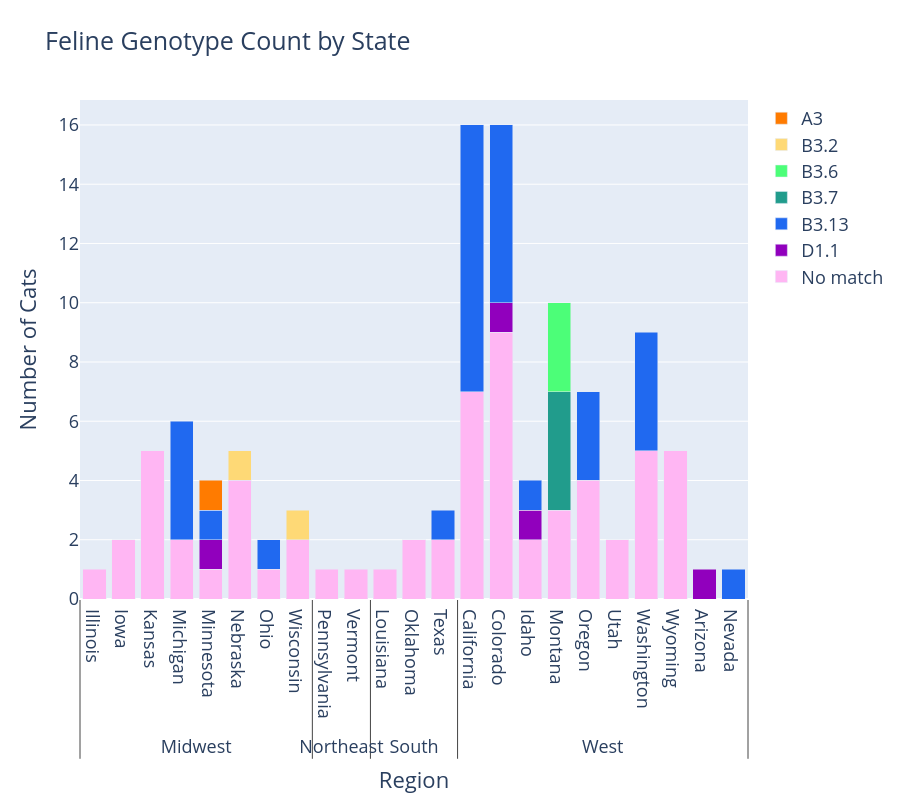

This figure's notebook cell:
### Code cell
# Map plots
# By state in the US, bubble plot number of detections in each state 
# (such that the bubble is bigger with more detections)
import plotly.express as px
import plotly.graph_objects as go

os.chdir(cat_files + "USDA/")

consensus = pd.read_csv("USDA_feline_detections_08-05_2025_ambig_dates_consensus.csv")
consensus_original = pd.read_csv("USDA_feline_detections_08-05_2025_ambig_dates_consensus.csv")
counties = pd.read_csv("uscounties.csv")
# counties["County"] = counties["county"]
consensus["County_State"] = consensus["County"].apply(lambda x: ''.join([i for i in x if not i.isdigit()])) + consensus["State"]
counties["County_State"] = counties["county_ascii"] + counties["state_name"]

# print(consensus["County_State"])

# consensus = consensus[consensus["Genotype"] != "No match"]
genotype_map = {"No match" : "#ffb6f3", "A3" : "#ff7b00", "B3.2" : "#fed976", "B3.6" : "#4cfe78", "B3.7" : "#219c8c", "B3.13" : "#2069f0", "D1.1" : "#9100bd"}
consensus = consensus.sort_values(by="Genotype")
# consensus = consensus.drop_duplicates(subset="State", keep="first")
consensus = pd.merge(consensus, states_ref, on="State")
print(consensus)
consensus = consensus[["State", "County", "County_State", "Date Collected", "Species", "Genotype", "Region"]].groupby(["State", "Region", "County_State", "Genotype"]).count().reset_index()

consensus = pd.merge(consensus, counties, on="County_State") #, "Abbreviation"])
# consensus_pivot = pd.pivot_table(consensus, index="State", values="Species", columns="Genotype", aggfunc="count", fill_value=0)
inx = pd.MultiIndex.from_frame(consensus[[ "Region", "State"]])
consensus_pivot = pd.pivot_table(consensus, index=inx, values="Species", columns="Genotype", aggfunc="count", fill_value=0)
# consensus["Category"] = consensus["Genotype"].map(genotype_map) #"1 - 9" if x < 10 else "10 - 18" if 9 < x and x < 19 else "19 - 27" if 18 < x and x < 28 else "28+")
print(consensus_pivot)

print(consensus_pivot.sum())

print(inx.get_level_values(1))

consensus_bar = consensus.groupby(["Region", "State", "Genotype"]).count().reset_index() #.sort_values(by="Genotype", ascending=True)


genotypes = list(set(consensus_bar["Genotype"]))
genotypes.sort(reverse=True)
print(genotypes)
b3_13 = genotypes.pop(-2)
genotypes.insert(2, b3_13)
# fig, axes = pyplot.subplots(1, 1)

# consensus.plot(ax=axes, kind="bar", figsize=[20, 5], title="Domestic Cat Genotype Count by State", colormap="viridis")
# consensus_pivot.plot(ax=axes, kind="bar", stacked=True, figsize=[20,5],  color=genotype_map, fontsize=16)
# px.bar(consensus, x="State", y="Species", color="Genotype", barmode="stack", facet_col="Region", height=400)
# sns.FacetGrid(consensus, col="Region").map_dataframe(sns.barplot,
#             x='State', y='Species', hue='Genotype')
# axes.set_title("Domestic Cat Genotype Count by State", fontsize=18)
# axes.set_xlabel("State", fontsize=16)
# axes.set_ylabel("Number of Felines", fontsize=16)
# axes.set_facecolor("#f0f0f0")
# axes.set_xticklabels(["Illinois", "Iowa", "Kansas", "Michigan", "Minnesota", "Nebraska", "Ohio", "Wisconsin", "Pennsylvania", "Vermont", "Louisiana", "Oklahoma", 
#                       "Texas", "Arizona", "California", "Colorado", "Idaho", "Montana", "Nevada", "Oregon", "Utah", "Washington", "Wyoming"])
# fig.patch.set_facecolor("#f0f0f0")

# fig.savefig("cat_counts_state_genotype_usda_08-05-2025_v2.png", bbox_inches="tight")

fig = go.Figure()

for i, genotype in enumerate(genotypes):
    # for j, region in enumerate(list(set(consensus["Region"]))):
    fig.add_trace(go.Bar(
            # x = [consensus[consensus["Region"] == region]["Region"], consensus[consensus["Region"] == region]["State"]],
            # y = consensus[consensus["Region"] == region]["Species"],
            x = [consensus_bar[consensus_bar["Genotype"] == genotype]["Region"], consensus_bar[consensus_bar["Genotype"] == genotype]["State"]],
            y = consensus_bar[consensus_bar["Genotype"] == genotype]["Species"],
            name = genotype,
            marker_color = genotype_map[genotype]
        ))
    fig.update_layout(barmode='stack', title_text = "Feline Genotype Count by State", yaxis=dict(
        title=dict(
            text="Number of Cats"
        )), 
        xaxis=dict(
        title=dict(
            text="Region"
        )),
        font=dict(size=18),
        height=800
    )
    
    # fig.update_layout(colorscale_diverging=genotype_map)
    
fig.show()

### Figure 1 — Plotly figure (JSON) as saved in the notebook; plotly's stock layout.template omitted (floating-point values rounded to 4 significant figures)
{"data": [{"marker": {"color": "#ffb6f3"}, "name": "No match", "type": "bar", "x": [["Midwest", "Midwest", "Midwest", "Midwest", "Midwest", "Midwest", "Midwest", "Midwest", "Northeast", "Northeast", "South", "South", "South", "West", "West", "West", "West", "West", "West", "West", "West"], ["Illinois", "Iowa", "Kansas", "Michigan", "Minnesota", "Nebraska", "Ohio", "Wisconsin", "Pennsylvania", "Vermont", "Louisiana", "Oklahoma", "Texas", "California", "Colorado", "Idaho", "Montana", "Oregon", "Utah", "Washington", "Wyoming"]], "y": [1, 2, 5, 2, 1, 4, 1, 2, 1, 1, 1, 2, 2, 7, 9, 2, 3, 4, 2, 5, 5]}, {"marker": {"color": "#9100bd"}, "name": "D1.1", "type": "bar", "x": [["Midwest", "West", "West", "West"], ["Minnesota", "Arizona", "Colorado", "Idaho"]], "y": [1, 1, 1, 1]}, {"marker": {"color": "#2069f0"}, "name": "B3.13", "type": "bar", "x": [["Midwest", "Midwest", "Midwest", "South", "West", "West", "West", "West", "West", "West"], ["Michigan", "Minnesota", "Ohio", "Texas", "California", "Colorado", "Idaho", "Nevada", "Oregon", "Washington"]], "y": [4, 1, 1, 1, 9, 6, 1, 1, 3, 4]}, {"marker": {"color": "#219c8c"}, "name": "B3.7", "type": "bar", "x": [["West"], ["Montana"]], "y": [4]}, {"marker": {"color": "#4cfe78"}, "name": "B3.6", "type": "bar", "x": [["West"], ["Montana"]], "y": [3]}, {"marker": {"color": "#fed976"}, "name": "B3.2", "type": "bar", "x": [["Midwest", "Midwest"], ["Nebraska", "Wisconsin"]], "y": [1, 1]}, {"marker": {"color": "#ff7b00"}, "name": "A3", "type": "bar", "x": [["Midwest"], ["Minnesota"]], "y": [1]}], "layout": {"barmode": "stack", "font": {"size": 18}, "height": 800, "title": {"text": "Feline Genotype Count by State"}, "xaxis": {"title": {"text": "Region"}}, "yaxis": {"title": {"text": "Number of Cats"}}}}
